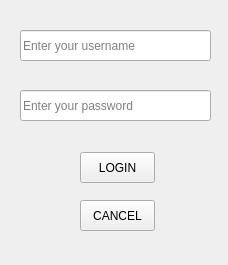
<?xml version="1.0" encoding="UTF-8"?>
<ui version="4.0">
 <class>Form</class>
 <widget class="QWidget" name="Form">
  <property name="geometry">
   <rect>
    <x>0</x>
    <y>0</y>
    <width>228</width>
    <height>265</height>
   </rect>
  </property>
  <property name="windowTitle">
   <string>Form</string>
  </property>
  <widget class="QPushButton" name="loginButton">
   <property name="geometry">
    <rect>
     <x>80</x>
     <y>152</y>
     <width>75</width>
     <height>31</height>
    </rect>
   </property>
   <property name="text">
    <string>LOGIN</string>
   </property>
  </widget>
  <widget class="QLineEdit" name="userNameBox">
   <property name="geometry">
    <rect>
     <x>20</x>
     <y>30</y>
     <width>191</width>
     <height>31</height>
    </rect>
   </property>
   <property name="placeholderText">
    <string>Enter your username</string>
   </property>
  </widget>
  <widget class="QLineEdit" name="passwordBox">
   <property name="geometry">
    <rect>
     <x>20</x>
     <y>90</y>
     <width>191</width>
     <height>31</height>
    </rect>
   </property>
   <property name="placeholderText">
    <string>Enter your password</string>
   </property>
  </widget>
  <widget class="QPushButton" name="cancelButton">
   <property name="geometry">
    <rect>
     <x>80</x>
     <y>200</y>
     <width>75</width>
     <height>31</height>
    </rect>
   </property>
   <property name="text">
    <string>CANCEL</string>
   </property>
  </widget>
 </widget>
 <resources/>
 <connections/>
</ui>
